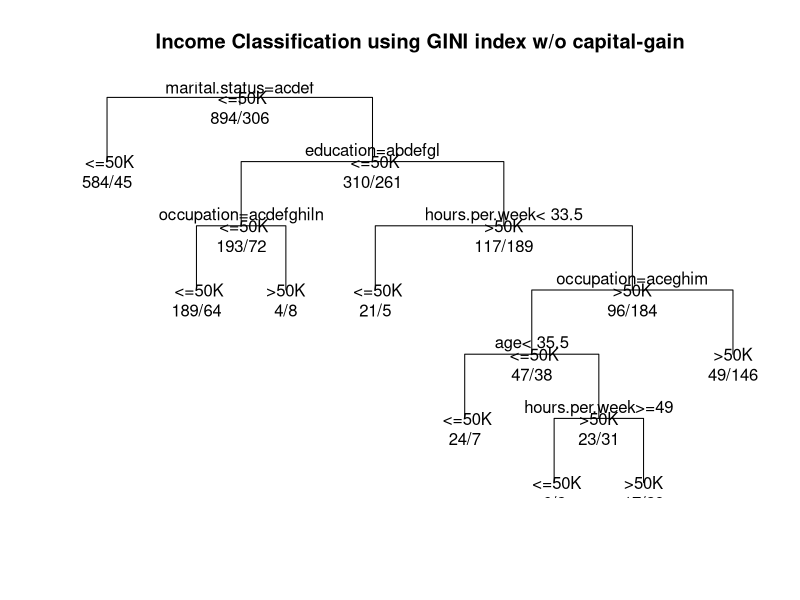

Here is the R script that generated this plot: (Note: this script raises an error after producing the figure.)

library(rpart)
library(caret)
set.seed((40))
#read the file and remove the ? rows
cen.data = read.csv("census-adult.csv",na.strings = " ?")
cen.data = na.omit(cen.data)

#take a sample and split the data into training and test 60:40
indices = sample(1:nrow(cen.data), 2000)
train = indices[801:2000]
test = indices[1:800]
train_set = cen.data[train,]
test_set = cen.data[test,]

train_hold = subset(train_set, select = -c(capital.gain))
test_hold = subset(test_set, select = -c(capital.gain))

tree.income = rpart(formula = income~. , data = train_hold, method = "class", parms = list(split = "gini"))
plot(tree.income, uniform=TRUE, 
     main="Income Classification using GINI index w/o capital-gain")
text(tree.income, use.n=TRUE, all=TRUE)
post(tree.income, file = "giniHold.ps", title = "Income Classification using GINI index w/o capital-gain")


x = predict(tree.income, test_hold, type = "vector")
tab = table(as.vector(x), test_hold[,14])
rownames(tab) = colnames(tab) 

conf = confusionMatrix(tab)
print(conf$table)
print(conf$overall)
print(conf$byClass)

